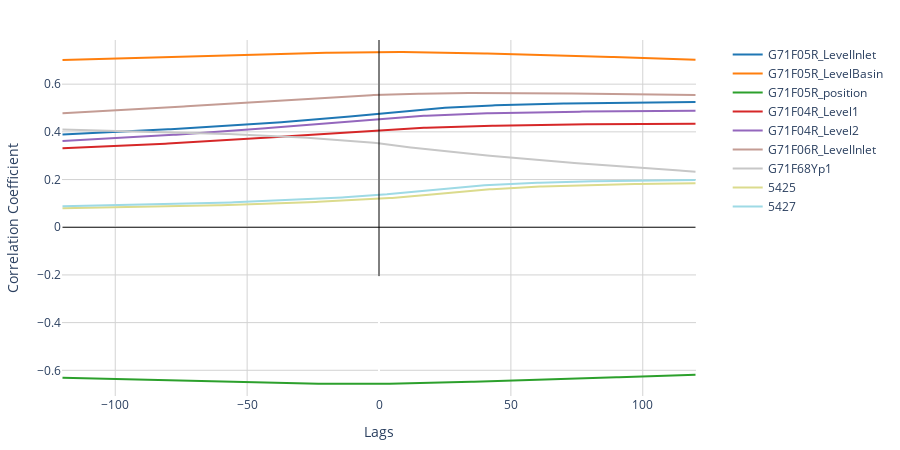

The cell this chart's notebook holds for it:
### Markdown cell above
#### Cross-Correlation with storage pipe

### Code cell
storage_pipe_relation = ['G71F04R', 'G71F05R', 'G71F06R', 'G71F68Y']
storage_pipe_relation_vars = [col for col in columns if any([structure in col for structure in storage_pipe_relation])]
storage_pipe_relation_vars += ['5425', '5427']
storage_pipe_vars = [col for col in columns if 'G71F68Y' in col]

for base_variable in storage_pipe_vars:
    print(base_variable)
    plot_cross_correlation(raw[storage_pipe_relation_vars], base_variable, lag_range=120)

### Figure 1 — Plotly figure (JSON) as saved in the notebook; plotly's stock layout.template omitted (floating-point values rounded to 4 significant figures; data arrays with more than 128 entries replaced by an {"elided": "..."} marker saying what was removed)
{"data": [{"hovertemplate": "%{text}<br>Lag: %{x}<br>Correlation: %{y:.2f}<extra></extra>", "line": {"color": "rgba(31,119,180,1)", "width": 2}, "mode": "lines", "name": "G71F05R_LevelInlet", "opacity": 1, "showlegend": true, "text": {"elided": "241 str values"}, "texttemplate": "%{text:.2f}", "type": "scatter", "x": {"elided": "241 int values"}, "y": {"elided": "241 float values"}}, {"hovertemplate": "%{text}<br>Lag: %{x}<br>Correlation: %{y:.2f}<extra></extra>", "line": {"color": "rgba(255,127,14,1)", "width": 2}, "mode": "lines", "name": "G71F05R_LevelBasin", "opacity": 1, "showlegend": true, "text": {"elided": "241 str values"}, "texttemplate": "%{text:.2f}", "type": "scatter", "x": {"elided": "241 int values"}, "y": {"elided": "241 float values"}}, {"hovertemplate": "%{text}<br>Lag: %{x}<br>Correlation: %{y:.2f}<extra></extra>", "line": {"color": "rgba(44,160,44,1)", "width": 2}, "mode": "lines", "name": "G71F05R_position", "opacity": 1, "showlegend": true, "text": {"elided": "241 str values"}, "texttemplate": "%{text:.2f}", "type": "scatter", "x": {"elided": "241 int values"}, "y": {"elided": "241 float values"}}, {"hovertemplate": "%{text}<br>Lag: %{x}<br>Correlation: %{y:.2f}<extra></extra>", "line": {"color": "rgba(214,39,40,1)", "width": 2}, "mode": "lines", "name": "G71F04R_Level1", "opacity": 1, "showlegend": true, "text": {"elided": "241 str values"}, "texttemplate": "%{text:.2f}", "type": "scatter", "x": {"elided": "241 int values"}, "y": {"elided": "241 float values"}}, {"hovertemplate": "%{text}<br>Lag: %{x}<br>Correlation: %{y:.2f}<extra></extra>", "line": {"color": "rgba(148,103,189,1)", "width": 2}, "mode": "lines", "name": "G71F04R_Level2", "opacity": 1, "showlegend": true, "text": {"elided": "241 str values"}, "texttemplate": "%{text:.2f}", "type": "scatter", "x": {"elided": "241 int values"}, "y": {"elided": "241 float values"}}, {"hovertemplate": "%{text}<br>Lag: %{x}<br>Correlation: %{y:.2f}<extra></extra>", "line": {"color": "rgba(196,156,148,1)", "width": 2}, "mode": "lines", "name": "G71F06R_LevelInlet", "opacity": 1, "showlegend": true, "text": {"elided": "241 str values"}, "texttemplate": "%{text:.2f}", "type": "scatter", "x": {"elided": "241 int values"}, "y": {"elided": "241 float values"}}, {"hovertemplate": "%{text}<br>Lag: %{x}<br>Correlation: %{y:.2f}<extra></extra>", "line": {"color": "rgba(199,199,199,1)", "width": 2}, "mode": "lines", "name": "G71F68Yp1", "opacity": 1, "showlegend": true, "text": {"elided": "241 str values"}, "texttemplate": "%{text:.2f}", "type": "scatter", "x": {"elided": "241 int values"}, "y": {"elided": "241 float values"}}, {"hovertemplate": "%{text}<br>Lag: %{x}<br>Correlation: %{y:.2f}<extra></extra>", "line": {"color": "rgba(219,219,141,1)", "width": 2}, "mode": "lines", "name": "5425", "opacity": 1, "showlegend": true, "text": {"elided": "241 str values"}, "texttemplate": "%{text:.2f}", "type": "scatter", "x": {"elided": "241 int values"}, "y": {"elided": "241 float values"}}, {"hovertemplate": "%{text}<br>Lag: %{x}<br>Correlation: %{y:.2f}<extra></extra>", "line": {"color": "rgba(158,218,229,1)", "width": 2}, "mode": "lines", "name": "5427", "opacity": 1, "showlegend": true, "text": {"elided": "241 str values"}, "texttemplate": "%{text:.2f}", "type": "scatter", "x": {"elided": "241 int values"}, "y": {"elided": "241 float values"}}], "layout": {"height": 450, "legend": {"x": 1.05, "y": 1}, "margin": {"b": 40, "l": 40, "r": 200, "t": 40}, "plot_bgcolor": "white", "shapes": [{"line": {"color": "Black", "width": 1}, "type": "line", "x0": -120, "x1": 120, "y0": 0, "y1": 0}, {"line": {"color": "Black", "width": 1}, "type": "line", "x0": 0, "x1": 0, "y0": -0.205, "y1": 33.33}], "width": 900, "xaxis": {"gridcolor": "LightGray", "showgrid": true, "title": {"text": "Lags"}}, "yaxis": {"gridcolor": "LightGray", "range": [-0.7077, 0.7852], "showgrid": true, "title": {"text": "Correlation Coefficient"}}}}
